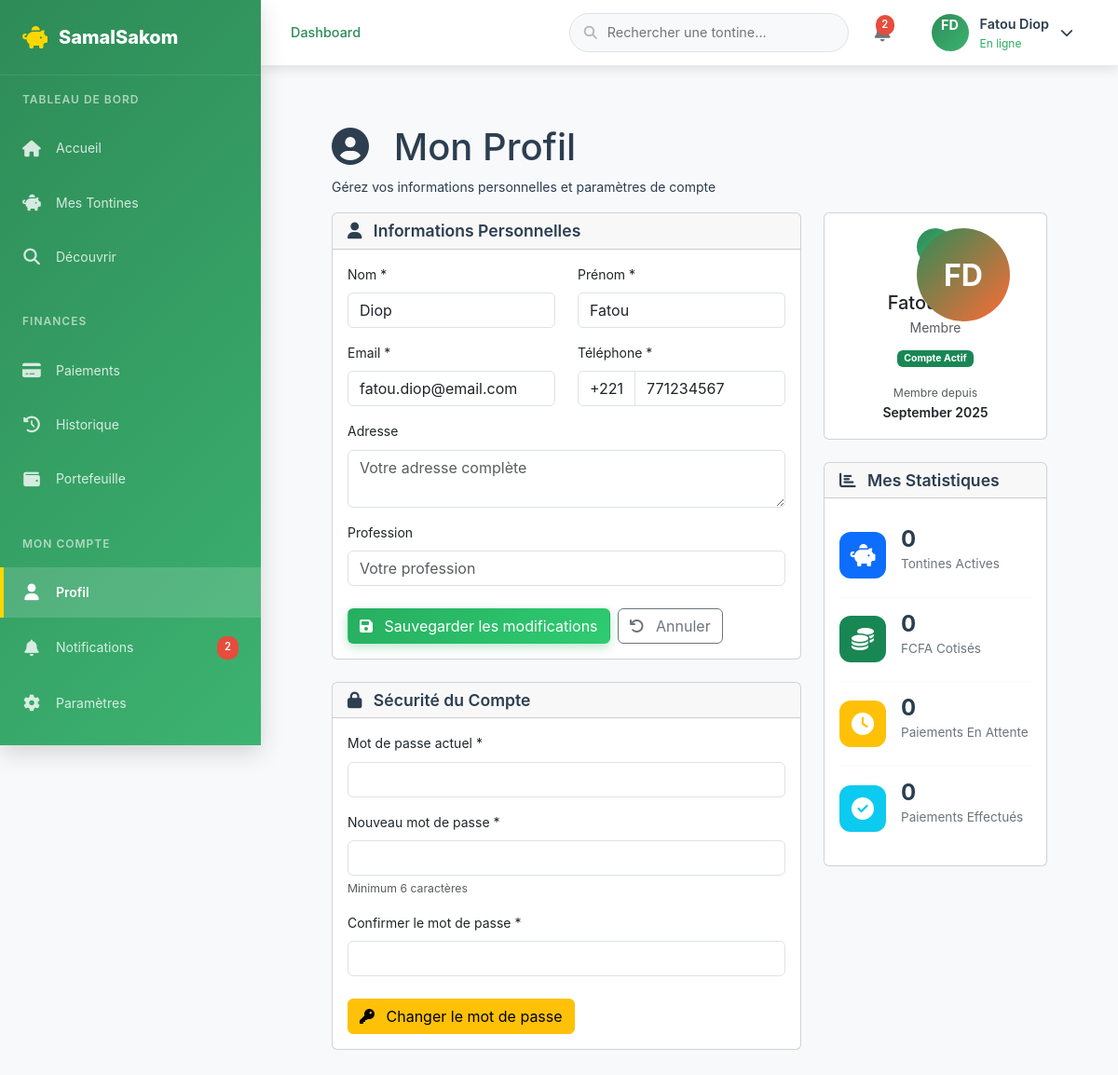
Screenshot of /dashboard/profil.php (signed in) with the database file from the repository.
### tables this page shows
CREATE TABLE users (
    id INT AUTO_INCREMENT PRIMARY KEY,
    nom VARCHAR(100) NOT NULL,
    prenom VARCHAR(100) NOT NULL,
    email VARCHAR(150) UNIQUE NOT NULL,
    telephone VARCHAR(20) UNIQUE NOT NULL,
    mot_de_passe VARCHAR(255) NOT NULL,
    photo_profil VARCHAR(255) DEFAULT NULL,
    date_naissance DATE,
    adresse TEXT,
    statut ENUM('actif', 'inactif', 'suspendu') DEFAULT 'actif',
    date_creation TIMESTAMP DEFAULT CURRENT_TIMESTAMP,
    date_modification TIMESTAMP DEFAULT CURRENT_TIMESTAMP ON UPDATE CURRENT_TIMESTAMP
);

### dashboard/profil.php (the view, shortened to what the rows shown need)
<?php
try {
    $database = new Database();
    $db = $database->getConnection();
    $user_id = $_SESSION['user_id'];
    $query = "SELECT * FROM users WHERE id = ?";
    $stmt = $db->prepare($query);
    $stmt->execute([$user_id]);
    $user = $stmt->fetch();
} catch (Exception $e) {
    error_log("Erreur profil: " . $e->getMessage());
    $errors[] = "Erreur de chargement des données";
}
include 'includes/header.php';
?>
<div class="main-content">
    <div class="container-fluid">
        <div class="page-header">
            <div class="row align-items-center">
                <div class="col">
                    <h1 class="page-title">
                        <i class="fas fa-user-circle me-3"></i>
                        Mon Profil
                    </h1>
                </div>
            </div>
        </div>
        <div class="row">
            <div class="col-lg-8">
                <div class="card modern-card mb-4">
                    <div class="card-body">
                        <form method="POST" class="needs-validation" novalidate>
                            <div class="row">
                                <div class="col-md-6 mb-3">
                                    <label for="nom" class="form-label">Nom *</label>
                                    <input type="text" class="form-control" id="nom" name="nom"
                                           value="<?= htmlspecialchars($user['nom']) ?>" required>
                                </div>
                                <div class="col-md-6 mb-3">
                                    <label for="prenom" class="form-label">Prénom *</label>
                                    <input type="text" class="form-control" id="prenom" name="prenom"
                                           value="<?= htmlspecialchars($user['prenom']) ?>" required>
                                </div>
                            </div>
                            <div class="row">
                                <div class="col-md-6 mb-3">
                                    <label for="email" class="form-label">Email *</label>
                                    <input type="email" class="form-control" id="email" name="email"
                                           value="<?= htmlspecialchars($user['email']) ?>" required>
                                </div>
                                <div class="col-md-6 mb-3">
                                    <div class="input-group">
                                        <span class="input-group-text">+221</span>
                                        <input type="tel" class="form-control" id="telephone" name="telephone"
                                               value="<?= htmlspecialchars($user['telephone']) ?>" required>
                                    </div>
                                </div>
                            </div>
                        </form>
                    </div>
                </div>
            </div>
            <div class="col-lg-4">
                <div class="card modern-card mb-4">
                    <div class="card-body text-center">
                        <div class="profile-avatar mb-3">
                            <div class="avatar-circle">
                                <?= strtoupper(substr($user['prenom'], 0, 1) . substr($user['nom'], 0, 1)) ?>
                            </div>
                        </div>
                        <h5 class="mb-1"><?= htmlspecialchars($user['prenom'] . ' ' . $user['nom']) ?></h5>
                        <p class="text-muted mb-2"><?= htmlspecialchars($user['profession'] ?? 'Membre') ?></p>
                        <span class="badge bg-success">Compte Actif</span>
                        <div class="mt-3">
                            <small class="text-muted">Membre depuis</small><br>
                            <span class="fw-semibold"><?= date('F Y', strtotime($user['date_creation'])) ?></span>
                        </div>
                    </div>
                </div>
            </div>
        </div>
    </div>
</div>
<?php include 'includes/footer.php'; ?>

### dashboard/includes/header.php (shortened to what the rows shown need)
<?php
$database = new Database();
$db = $database->getConnection();
try {
    $query = "SELECT * FROM users WHERE id = ?";
    $stmt = $db->prepare($query);
    $stmt->execute([$_SESSION['user_id']]);
    $current_user = $stmt->fetch();
} catch (PDOException $e) {
    error_log("Erreur récupération utilisateur: " . $e->getMessage());
    header('Location: ../login.php');
    exit;
}
?>
<!DOCTYPE html>
<html lang="fr">
<head>
    <link href="https://cdn.jsdelivr.net/npm/bootstrap@5.3.0/dist/css/bootstrap.min.css" rel="stylesheet">
    <link rel="stylesheet" href="https://cdnjs.cloudflare.com/ajax/libs/font-awesome/6.4.0/css/all.min.css">
    <link href="https://unpkg.com/aos@2.3.1/dist/aos.css" rel="stylesheet">
    <link rel="stylesheet" href="assets/css/dashboard.css">
</head>
<body>
    <div class="dashboard-content">
        <header class="dashboard-header">
            <div class="header-right">
                <div class="header-profile dropdown">
                    <button class="profile-btn" data-bs-toggle="dropdown">
                        <div class="profile-avatar">
                            <?php echo strtoupper(substr($current_user['prenom'], 0, 1) . substr($current_user['nom'], 0, 1)); ?>
                        </div>
                        <div class="profile-info d-none d-md-block">
                            <div class="profile-name"><?php echo htmlspecialchars($current_user['prenom'] . ' ' . $current_user['nom']); ?></div>
                            <div class="profile-status">En ligne</div>
                        </div>
                        <i class="fas fa-chevron-down"></i>
                    </button>
                </div>
            </div>
        </header>
        <main class="main-content">

### rows the page displays
users: prenom+nom "FD", prenom+nom "Fatou Diop", nom "Diop", prenom "Fatou", email "fatou.diop@email.com", telephone "771234567", date_creation "September 2025"

### other values shown
$notifications_count "2"
$user['profession'] "Membre"
$user_stats['tontines_actives'] "0"
$user_stats['total_cotise'] "0"
$user_stats['cotisations_pending'] "0"
$user_stats['paiements_effectues'] "0"
